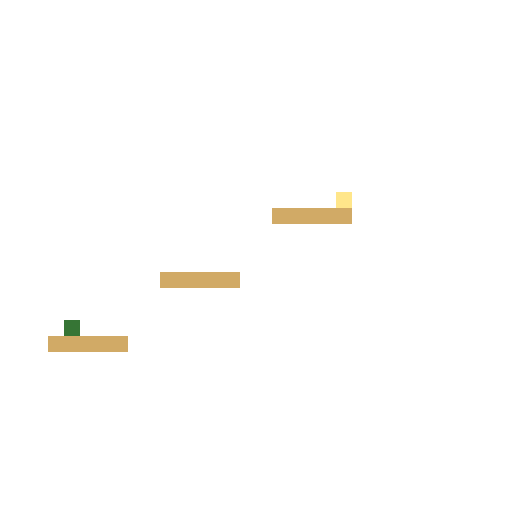

The image is a tile-based game level rendered from a .tmx file. Its description and source (layers, tilesets, objects; grid data summarised) follow:
An orthogonal 32x32 tile map with 16x16 px tiles, 1 tile layer (map).

<map version="1.0" orientation="orthogonal" width="32" height="32" tilewidth="16" tileheight="16">
 <tileset firstgid="1" name="tileset" tilewidth="16" tileheight="16">
  <image source="img/tileset.png" width="48" height="32" />
  <tile id="0">
   <properties>
    <property name="background" value="" />
   </properties>
  </tile>
  <tile id="1">
   <properties>
    <property name="ground" value="" />
   </properties>
  </tile>
  <tile id="2">
   <properties>
    <property name="start" value="" />
   </properties>
  </tile>
  <tile id="3">
   <properties>
    <property name="fire" value="" />
   </properties>
  </tile>
  <tile id="4">
   <properties>
    <property name="finish" value="" />
   </properties>
  </tile>
  <tile id="5">
   <properties>
    <property name="misc" value="" />
   </properties>
  </tile>
 </tileset>
 <layer name="map" width="32" height="32">
  <data>[1024 cells, 1024 non-empty, 4 distinct tile ids]</data>
 </layer>
</map>
